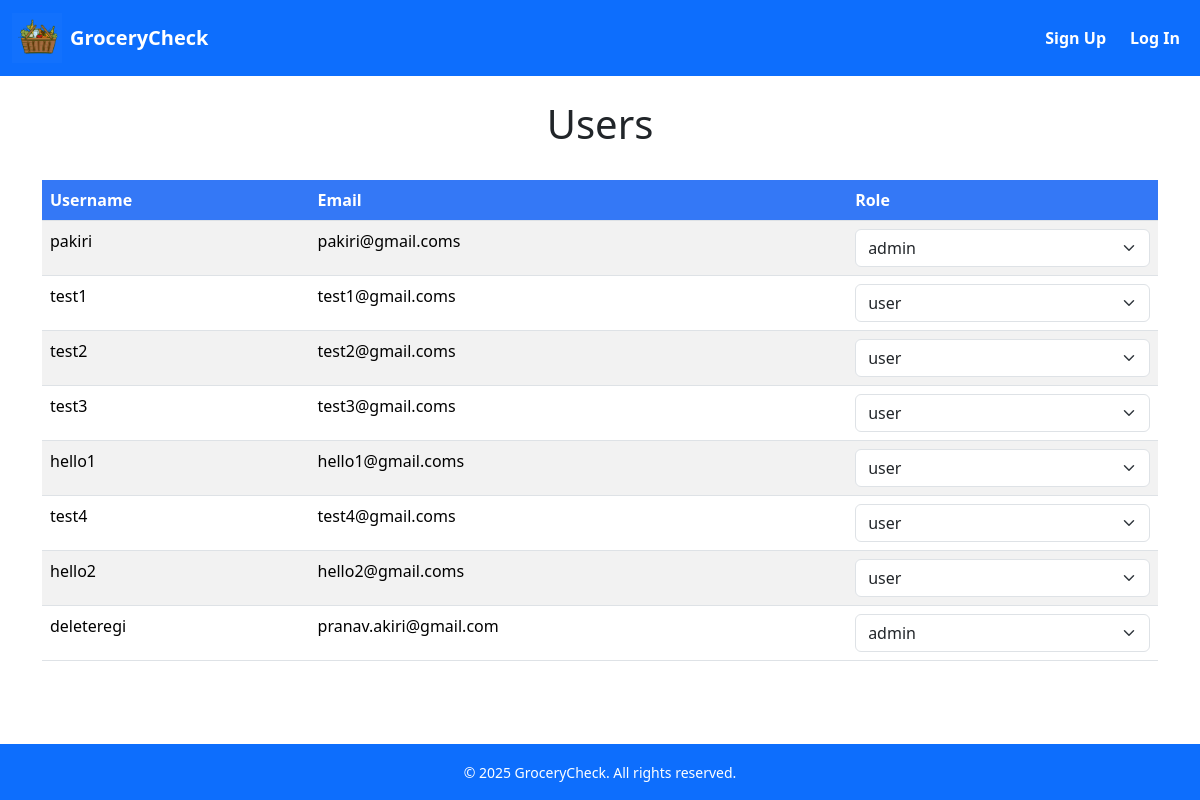
Screenshot of /admin/users with the database file from the repository.
### src/app.py (models this page shows)
class User(db.Model):
    __tablename__ = "Users"
    id = db.Column(db.Integer, primary_key=True)
    username = db.Column(db.String(150), nullable=False, unique=True)
    email = db.Column(db.String(120), nullable=False, unique=True)
    password = db.Column(db.String(150), nullable=False)
    role = db.Column(db.String(5), nullable=False)

### src/app.py (the view)
@app.route('/admin/users')
def displayUsers():
    users = User.query.all()
    return render_template('users.html', users=users)

### src/templates/users.html (shortened to what this page needs)
<!DOCTYPE html>
<html lang="en">
<head>
    <link rel="stylesheet" href="{{ url_for('static', filename='bootstrap/css/bootstrap.min.css') }}">
</head>
<body class="d-flex flex-column min-vh-100">
    <nav class="navbar navbar-expand-lg navbar-dark bg-primary mb-4">
        <div class="container-fluid">
            <a class="navbar-brand d-flex align-items-center gap-2" href="/">
                <img src="{{ url_for('static', filename='images/logo.png') }}" alt="Logo" width="50" height="50"
                    class="d-inline-block align-text-top">
                <span class="fw-bold text-white">GroceryCheck</span>
            </a>
            <div class="collapse navbar-collapse" id="navbarContent">
                <ul class="navbar-nav ms-auto mb-2 mb-lg-0 ">
                    {% if session['GCusername'] %}
                    <li class="nav-item">
                        <span class="nav-link disabled text-white fw-bold">Hello, {{ session['GCusername'] }}!</span>
                    </li>
                        {% if session['GCuser_role'] == "admin" %}
                        <li class="nav-item dropdown">
                            <a class="nav-link dropdown-toggle text-white fw-bold" href="#" id="adminDropdown" role="button"
                                data-bs-toggle="dropdown" aria-expanded="false">
                                Admin
                            </a>
                            <div class="dropdown-menu" aria-labelledby="dropdownMenuLink">
                                <a class="dropdown-item" href="/admin/refresh">Refresh List</a>
                                <a class="dropdown-item" href="/admin/reports">Access Reports</a>
                                <a class="dropdown-item" href="/admin/users">View Users</a>
                            </div>
                            <!-- <div class="dropdown-menu" aria-labelledby="dropdownMenuLink">
                                <a class="dropdown-item" href="/admin/refresh">Refresh List</a>
                                <a class="dropdown-item" href="/admin/reports">Access Reports</a>
                            </div> -->
                        </li>
                        {% endif %}
                    <li class="nav-item">
                        <a class="nav-link text-white fw-bold" href="{{ url_for('displayAlerts') }}">My Alerts</a>
                    </li>
                    <li class="nav-item">
                        <a class="nav-link text-white fw-bold" href="{{ url_for('logout') }}">Log Out</a>
                    </li>
                    {% else %}
                    <li class="nav-item">
                        <a class="nav-link btn btn-light me-2 text-white fw-bold" href="{{ url_for('register') }}">Sign
                            Up</a>
                    </li>
                    <li class="nav-item">
                        <a class="nav-link btn btn-light text-white fw-bold" href="{{ url_for('login') }}">Log In</a>
                    </li>
                    {% endif %}
                </ul>
            </div>
        </div>
    </nav>
    <h1 class="text-center">Users</h1>
    <br/>
    <div class="container">
        <table class="table table-striped">
            <thead class="custom-header">
                <tr>
                    <th scope="col">Username</th>
                    <th scope="col">Email</th>
                    <th scope="col">Role</th>
                </tr>
            </thead>
            <tbody>
                {% for user in users %}
                <tr>
                    <td>{{user.username}}</td>
                    <td>{{user.email}}</td>
                    <td>
                        <form action="{{ url_for('changeRole') }}" method="post">
                            <select name="user_store" class="form-select" onchange="this.form.submit()">
                                <option value="admin" {% if user.role == "admin" %}selected{% endif %}>admin</option>
                                <option value="user" {% if user.role == "user" %}selected{% endif %}>user</option>
                            </select>
                        </form>
                    </td>
                </tr>
                {% endfor %}
            </tbody>
        </table>
    </div>
    <footer class="bg-primary text-white text-center py-3 mt-auto">
        <div class="container">
            <small>&copy; 2025 GroceryCheck. All rights reserved.</small>
        </div>
    </footer>
</body>
</html>

### src/templates/users.html (style rules this page uses)
.custom-header th { background-color: #3478f6 !important; color: white !important; }

### rows the page displays
User: username "pakiri", email "pakiri@gmail.coms", user_store "admin"
User: username "test1", email "test1@gmail.coms", user_store "user"
User: username "test2", email "test2@gmail.coms", user_store "user"
User: username "test3", email "test3@gmail.coms", user_store "user"
User: username "hello1", email "hello1@gmail.coms", user_store "user"
User: username "test4", email "test4@gmail.coms", user_store "user"
User: username "hello2", email "hello2@gmail.coms", user_store "user"
User: username "deleteregi", email "pranav.akiri@gmail.com", user_store "admin"
